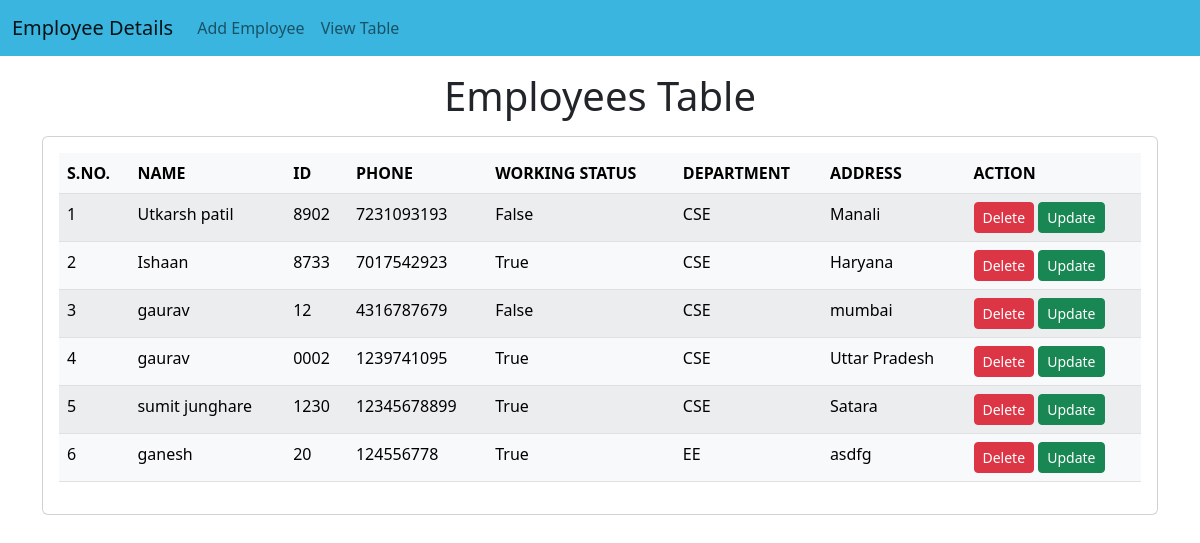
The page / on the database its author committed.
### emp/models.py (models this page shows)
class Emp(models.Model):
    name=models.CharField(max_length=200)
    emp_id=models.CharField(max_length=200)
    phone=models.CharField(max_length=10)
    address=models.CharField(max_length=150)
    working=models.BooleanField(default=True)
    department=models.CharField(max_length=200)

### emp/views.py (the view)
# urls.py: path("",fun.emp_home),
def emp_home(request):
    emps=Emp.objects.all()
    return render(request,"emp/home.html",{'emps':emps})

### templates/emp/home.html (shortened to what this page needs)
<!doctype html>
<html lang="en">
  <head>
    <link href="https://cdn.jsdelivr.net/npm/bootstrap@5.2.2/dist/css/bootstrap.min.css"
          rel="stylesheet"
>
  </head>
  <body>
    {% include 'emp/navbar.html' %}
    <h1 class="text-center my-3">Employees Table</h1>
    <div class="container">
      <div class="row">
        <div class="col-md-12">
          <div class="card">
            <div class="card-body">
              <table class="table table-light table-striped table-hover">
                <thead>
                  <tr>
                    <th>S.NO.</th>
                    <th>NAME</th>
                    <th>ID</th>
                    <th>PHONE</th>
                    <th>WORKING STATUS</th>
                    <th>DEPARTMENT</th>
                    <th>ADDRESS</th>
                    <th>ACTION</th>
                  </tr>
                </thead>
                <tbody>
                  {% for e in emps %}
                  <tr>
                    <td>{{forloop.counter}}</td>
                    <td>{{e.name}}</td>
                    <td>{{e.emp_id}}</td>
                    <td>{{e.phone}}</td>
                    <td>{{e.working}}</td>
                    <td>{{e.department}}</td>
                    <td>{{e.address}}</td>
                    <td>
                      <a href="/emp/delete-emp/{{e.id}}" class="btn btn-danger btn-sm">Delete</a>
                      <a href="/emp/update-emp/{{e.id}}" class="btn btn-success btn-sm">Update</a>
                    </td>
                  </tr>
                  {%endfor%}
                </tbody>
              </table>
            </div>
          </div>
        </div>
      </div>
    </div>
  </body>
</html>

### templates/emp/navbar.html (shortened to what this page needs)
<nav class="navbar navbar-expand-lg" style="background-color: #39B5E0;">
    <div class="container-fluid">
      <a class="navbar-brand" href= "/emp/home/">Employee Details</a>
      <div class="collapse navbar-collapse" id="navbarSupportedContent">
        <ul class="navbar-nav me-auto mb-2 mb-lg-0">
          <li class="nav-item">
            <a class="nav-link" href="/emp/add-emp/">Add Employee</a>
          </li>
          <li><a class="nav-link" href="/emp/home/">View Table</a></li>
        </ul>
      </div>
    </div>
  </nav>

### rows shown on the page
Emp: name "Utkarsh patil", emp_id "8902", phone "7231093193", working "False", department "CSE", address "Manali"
Emp: name "Ishaan", emp_id "8733", phone "7017542923", working "True", department "CSE", address "Haryana"
Emp: name "gaurav", emp_id "12", phone "4316787679", working "False", department "CSE", address "mumbai"
Emp: name "gaurav", emp_id "0002", phone "1239741095", working "True", department "CSE", address "Uttar Pradesh"
Emp: name "sumit junghare", emp_id "1230", phone "12345678899", working "True", department "CSE", address "Satara"
Emp: name "ganesh", emp_id "20", phone "124556778", working "True", department "EE", address "asdfg"
